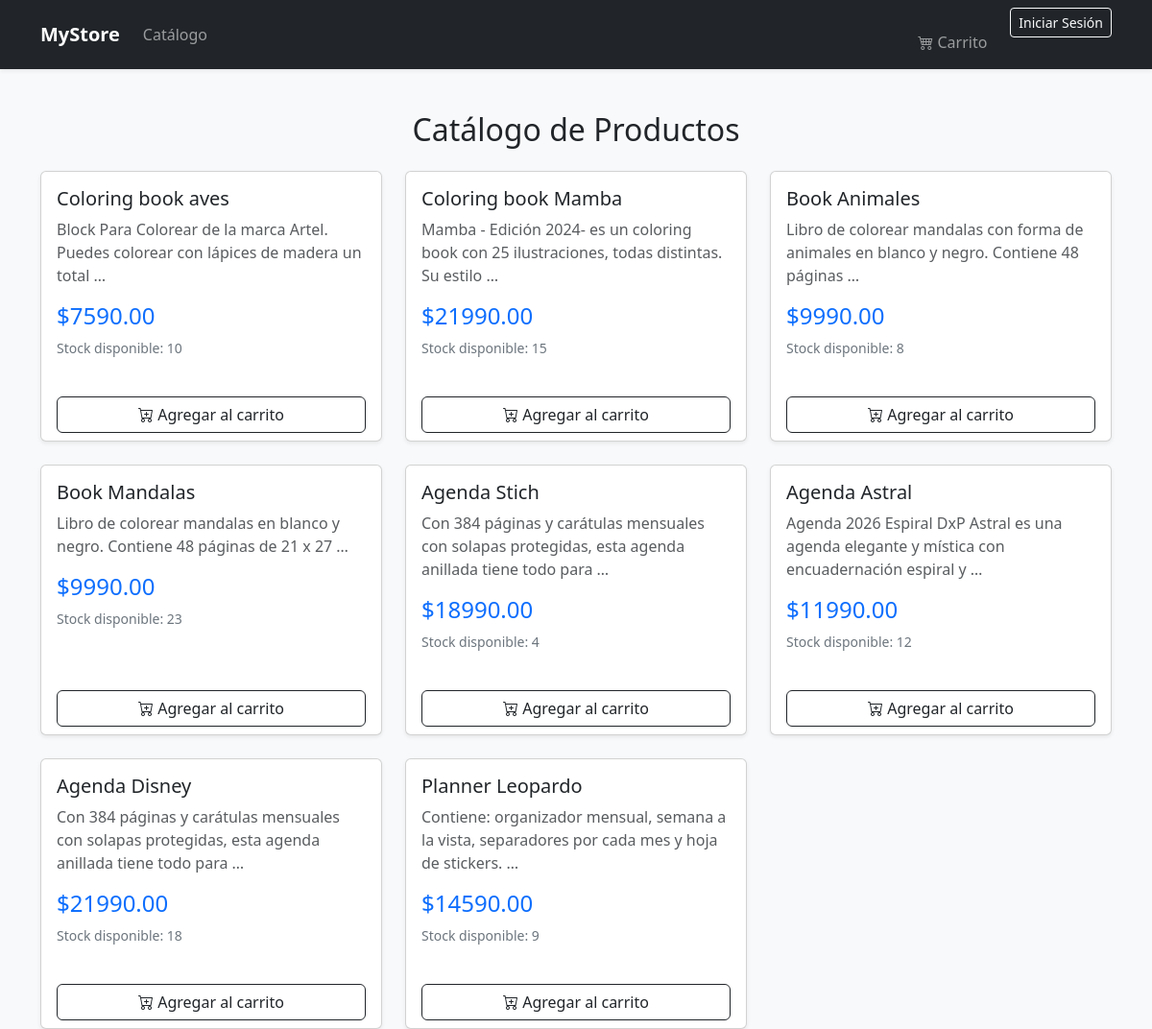
The page / on the database its author committed.
### tienda/models.py (models this page shows, shortened)
class Producto(models.Model):
    nombre = models.CharField(max_length=200)
    descripcion = models.TextField()
    precio = models.DecimalField(
        max_digits=10,
        decimal_places=2,
        validators=[MinValueValidator(0.01)] # Validación: Precio > 0
    )
    stock = models.IntegerField(
        validators=[MinValueValidator(0)] # Validación: Stock >= 0
    )

### tienda/views.py (the view)
# urls.py: path('', views.catalogo, name='catalogo'),
def catalogo(request):
    productos = Producto.objects.all() # Traemos todos los productos del ORM
    return render(request, 'tienda/catalogo.html', {'productos': productos})

### tienda/templates/tienda/catalogo.html
{% extends 'tienda/base.html' %} {% block content %}
<div class="row">
    <div class="col-12">
        <h2 class="my-4 text-center">Catálogo de Productos</h2>
    </div>
</div>
<div class="row row-cols-1 row-cols-md-3 g-4">
    {% for producto in productos %}
    <div class="col">
        <div class="card h-100 shadow-sm">
            <div class="card-body">
                <h5 class="card-title">{{ producto.nombre }}</h5>
                <p class="card-text text-muted">{{ producto.descripcion|truncatewords:15 }}</p>
                <h4 class="text-primary">${{ producto.precio }}</h4>
                <p class="small text-secondary">Stock disponible: {{ producto.stock }}</p>
            </div>
            <div class="card-footer bg-transparent border-top-0">
                <div class="d-grid">
                    <a href="{% url 'agregar_al_carrito' producto.id %}" class="btn btn-outline-dark">
                        <i class="bi bi-cart-plus"></i> Agregar al carrito
                    </a>
                </div>
            </div>
        </div>
    </div>
    {% empty %}
    <div class="col-12">
        <div class="alert alert-info text-center">
            No hay productos disponibles en este momento. Ingresa al <a href="{% url 'admin:index' %}">Panel de Administración</a> para agregar algunos.
        </div>
    </div>
    {% endfor %}
</div>
{% endblock %}

### tienda/templates/tienda/base.html (shortened to what this page needs)
<!DOCTYPE html>
<html lang="es">
<head>
    <link href="https://cdn.jsdelivr.net/npm/bootstrap@5.3.0/dist/css/bootstrap.min.css" rel="stylesheet">
    <link rel="stylesheet" href="https://cdn.jsdelivr.net/npm/bootstrap-icons@1.11.0/font/bootstrap-icons.css">
</head>
<body>
    {% include 'tienda/includes/navbar.html' %}
    <div class="container">
        {% block content %}
        {% endblock %}
    </div>
</body>
</html>

### tienda/templates/tienda/includes/navbar.html (shortened to what this page needs)
<nav class="navbar navbar-expand-lg navbar-dark bg-dark shadow-sm">
    <div class="container">
        <a class="navbar-brand" href="{% url 'catalogo' %}"><strong>MyStore</strong></a>
        <div class="collapse navbar-collapse" id="navbarNav">
            <ul class="navbar-nav me-auto">
                <li class="nav-item">
                    <a class="nav-link" href="{% url 'catalogo' %}">Catálogo</a>
                </li>
            </ul>
            <ul class="navbar-nav ms-auto">
                <li class="nav-item me-3">
                    <a class="nav-link" href="#">
                        <li class="nav-item me-3">
                            <a class="nav-link" href="{% url 'ver_carrito' %}">
                                <i class="bi bi-cart4"></i> Carrito
                            </a>
                        </li>
                    </a>
                </li>
                {% if user.is_authenticated %}
                    <li class="nav-item dropdown">
                        <a class="nav-link dropdown-toggle" href="#" id="userMenu" role="button" data-bs-toggle="dropdown">
                            <i class="bi bi-person-circle"></i> {{ user.username }}
                        </a>
                        <ul class="dropdown-menu dropdown-menu-end">
                            {% if user.is_staff %}
                                <li><a class="dropdown-item text-primary" href="{% url 'admin:index' %}">Panel Administración</a></li>
                                <li><hr class="dropdown-divider"></li>
                            {% endif %}
                            <li>
                                <form action="{% url 'logout' %}" method="post">
                                    {% csrf_token %}
                                    <button type="submit" class="dropdown-item">Cerrar Sesión</button>
                                </form>
                            </li>
                        </ul>
                    </li>
                {% else %}
                    <li class="nav-item">
                        <a class="btn btn-outline-light btn-sm" href="{% url 'login' %}">Iniciar Sesión</a>
                    </li>
                {% endif %}
            </ul>
        </div>
    </div>
</nav>

### tienda/templates/tienda/base.html (style rules this page uses)
body { background-color: #f8f9fa; }
.navbar { margin-bottom: 20px; }

### rows shown on the page
Producto: nombre "Coloring book aves", descripcion "Block Para Colorear de la marca Artel. Puedes colorear con lápices de madera un total …", precio "7590.00", stock "10"
Producto: nombre "Coloring book Mamba", descripcion "Mamba - Edición 2024- es un coloring book con 25 ilustraciones, todas distintas. Su estilo …", precio "21990.00", stock "15"
Producto: nombre "Book Animales", descripcion "Libro de colorear mandalas con forma de animales en blanco y negro. Contiene 48 páginas …", precio "9990.00", stock "8"
Producto: nombre "Book Mandalas", descripcion "Libro de colorear mandalas en blanco y negro. Contiene 48 páginas de 21 x 27 …", precio "9990.00", stock "23"
Producto: nombre "Agenda Stich", descripcion "Con 384 páginas y carátulas mensuales con solapas protegidas, esta agenda anillada tiene todo para …", precio "18990.00", stock "4"
Producto: nombre "Agenda Astral", descripcion "Agenda 2026 Espiral DxP Astral es una agenda elegante y mística con encuadernación espiral y …", precio "11990.00", stock "12"
Producto: nombre "Agenda Disney", descripcion "Con 384 páginas y carátulas mensuales con solapas protegidas, esta agenda anillada tiene todo para …", precio "21990.00", stock "18"
Producto: nombre "Planner Leopardo", descripcion "Contiene: organizador mensual, semana a la vista, separadores por cada mes y hoja de stickers. …", precio "14590.00", stock "9"
